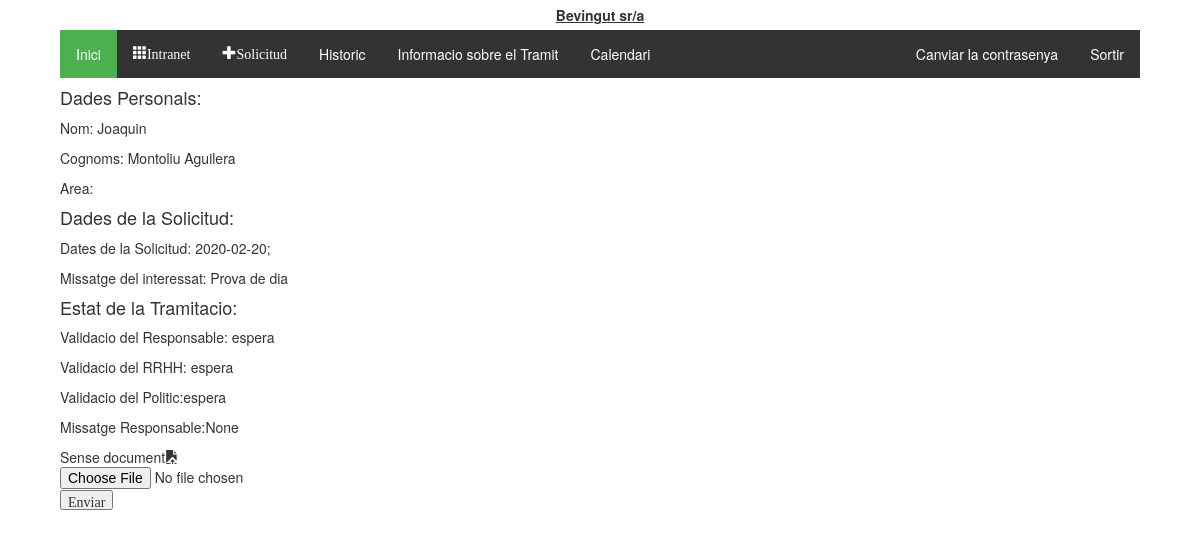
/tramitador/tramit/4/ (signed in), run on an earlier commit of the app's database.
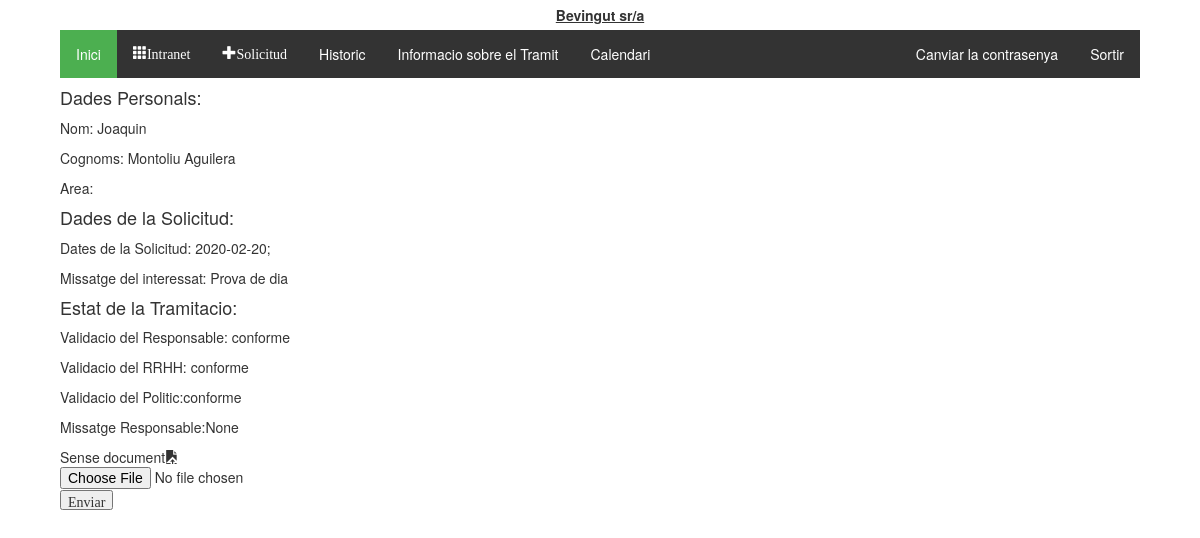
And on a later commit of the database.
### tramitador/models.py (models this page shows, shortened)
class Tramit(models.Model):
    validacio = (
        ('conforme','conforme'),
        ('inconforme','no conforme'),
        ('espera', 'en espera'),
    )
    tipologia = (
        ('vacances', 'Vacances'),
        ('perm_precep', 'Permisos preceptius'),
        ('perm_no_precep', 'Permisos no preceptius'),
        ('asum_p', 'Asumptes personals'),
        ('perm_indisposicio', 'Permis Indisposicio'),
        ('perm_altres', 'Altres permissos'),
    )
    treballador = models.ForeignKey(Treballadors, on_delete=models.CASCADE)
    document = models.ForeignKey(Document, on_delete=models.SET_NULL, null=True, blank=True)
    creat_en = models.DateTimeField(auto_now_add=True)
    modificat_en = models.DateTimeField(auto_now=True)
    data_sol = models.CharField(max_length=250, help_text = "Interval de dates amb guións '/', per dies no consecutios emprar ';' Exemple:2019-08-01-2019-08-20;2019-09-09")
    tipus = models.CharField(max_length=40, choices=tipologia, default='asum_p')
    finalitzat = models.BooleanField(default=False)
    """Validacio de RRHH"""
    valRRHH = models.CharField(max_length=20, choices=validacio, default='espera')
    """Validacio del responsable"""
    valResp =  models.CharField(max_length=20, choices=validacio, default='espera')
    """Validacio del Politic"""
    valPol = models.CharField(max_length=20, choices=validacio, default='espera')
    """En cas de voler explicar el motiu"""
    missatge_usuari = models.CharField(max_length=2000, null = True)
    missatge_responsable = models.CharField(max_length=2000, null = True, blank=True)
    """Millores per el admin site"""
    def was_published_recently(self):
        return self.creat_en >= timezone.now() - datetime.timedelta(days=1)
    was_published_recently.admin_order_field = 'creat_en'
    was_published_recently.boolean = True
    was_published_recently.short_description = 'Publicat recentment?'

class Treballadors(AbstractUser):
    usuari = models.CharField(max_length=20)
    foto = models.FileField(upload_to='fotos', blank=True, null=True)
    """nom = models.CharField(max_length=20)
    cognoms = models.CharField(max_length=20)
    email = models.CharField(max_length=50)"""
    dni = models.CharField(max_length=20, null = True, blank=True)
    areas = models.ManyToManyField(Area)
    observacions = models.TextField(null = True, blank=True)
    """rol = models.CharField(max_length=20, choices = tip_rols, default = 'treb')
    estat = models.CharField(max_length=10, choices = tip_estats, default = 'alta')"""
    representant = models.ForeignKey('self', on_delete=models.CASCADE, blank=True, null = True)
    class Meta:
        ordering = ['first_name','last_name']

### tramitador/views.py (the view)
# urls.py: path('tramit/<int:pk>/', views.tramit_detall, name='tramit_detall'),
@login_required
def tramit_detall(request, pk):
    tramit = get_object_or_404(Tramit, pk=pk)
    return render(request, 'tramits/tramit_detall.html', {'tramit': tramit})

### tramitador/templatetags/group.py (called while the page is built)
@register.filter(name='has_group')
def has_group(user, group_name):
    group_name = group_name.split(";")
    for group in group_name:
        if(user.groups.filter(name=group).exists()):
            return True
    return False

### tramitador/templates/tramits/tramit_detall.html (shortened to what this page needs)
{% extends 'tramits/base.html' %}
{% block content %}
  <div id="tramit">
    <h4>Dades Personals:</h4>
    <p>Nom: {{tramit.treballador.first_name}}</p>
    <p>Cognoms: {{tramit.treballador.last_name}}</p>
    <p>Area:{{tramit.treballador.area}}</p>
    <h4>Dades de la Solicitud:</h4>
    <p>Dates de la Solicitud: {{tramit.data_sol}}</p>
    <p>Missatge del interessat: {{tramit.missatge_usuari}}</p>
    <h4>Estat de la Tramitacio:</h4>
    <p>Validacio del Responsable: {{tramit.valResp}}</p>
    <p>Validacio del RRHH: {{tramit.valRRHH}}</p>
    <p>Validacio del Politic:{{tramit.valPol}}</p>
    <p>Missatge Responsable:{{tramit.missatge_responsable}}</p>
    <p>
      {% if tramit.document %}
        <a href="/static/documents/upload/{{tramit.document.document }}" class="glyphicon glyphicon-save-file">{{tramit.document.descripcio}}</a>
        <button class="glyphicon glyphicon-remove btn btn-danger" id="document">
      {% else %}
        Sense document<i class="glyphicon glyphicon-open-file" id="enviar_doc" data-tramit="{{tramit.pk}}"></i>
        <input type="file"  data-tramit="{{tramit.pk}}" />
        <input type="button" class="glyphicon glyphicon-open-file" value="Enviar" name="pujar"/>
      {% endif %}
    </p>
  </div>
{% endblock %}

What changed in the data, as far as the page shows it:
changed Tramit "Prova de dia": valResp "espera" → "conforme"; valRRHH "espera" → "conforme"; valPol "espera" → "conforme"
